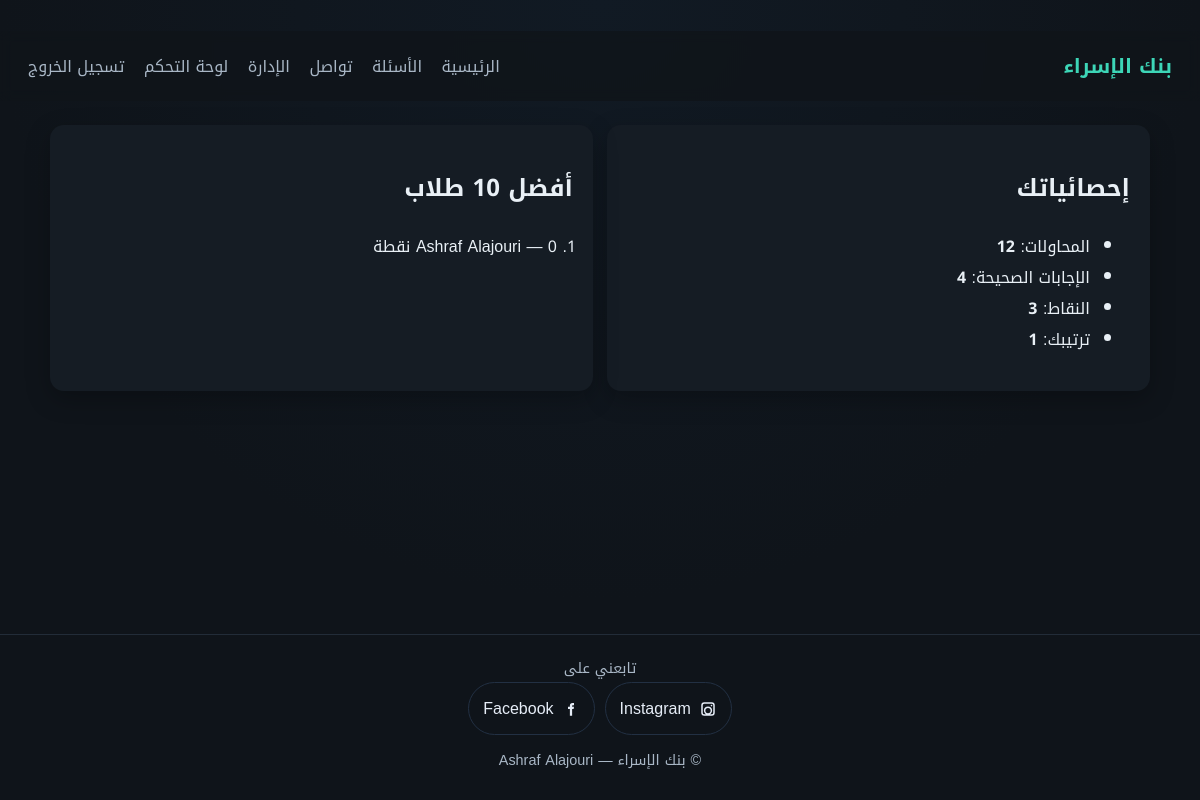
The page /dashboard (signed in) on the database as committed earlier.
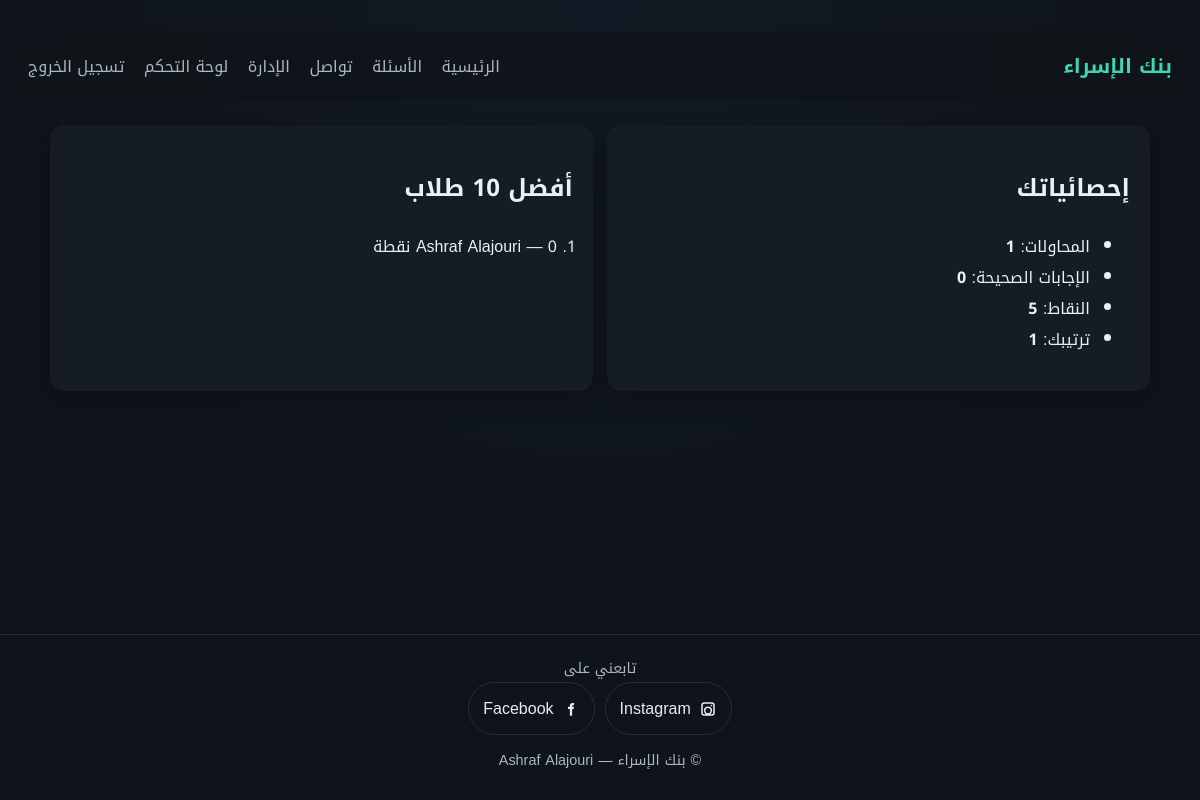
The same page on the database as committed later.
### tables this page shows
CREATE TABLE users (
            id INTEGER PRIMARY KEY AUTOINCREMENT,
            username TEXT UNIQUE NOT NULL,
            full_name TEXT,
            password_hash TEXT NOT NULL,
            role TEXT NOT NULL DEFAULT 'user',
            points INTEGER NOT NULL DEFAULT 0,
            created_at TEXT NOT NULL
        );

### app.py (the view)
@app.get("/dashboard", response_class=HTMLResponse)
def dashboard(request: Request):
    user = require_admin(request)
    if isinstance(user, RedirectResponse):
        return user
    conn = get_db()
    stats = conn.execute(
        "SELECT COUNT(*) as total_attempts, SUM(is_correct) as total_correct FROM attempts WHERE user_id = ?",
        (user["id"],),
    ).fetchone()
    leaderboard = conn.execute(
        "SELECT id, username, full_name, points FROM users WHERE role != 'admin' ORDER BY points DESC, created_at ASC LIMIT 10"
    ).fetchall()
    rank_row = conn.execute(
        "SELECT COUNT(*) + 1 AS rank FROM users WHERE role != 'admin' AND points > ?",
        (user["points"],),
    ).fetchone()
    conn.close()
    return templates.TemplateResponse(
        "dashboard.html",
        {"request": request, "user": user, "stats": stats, "leaderboard": leaderboard, "rank": rank_row["rank"], "flash": request.session.pop("flash", None)},
    )

### templates/dashboard.html
﻿{% set title = "لوحة التحكم" %}
{% extends "base.html" %}
{% block content %}
<section class="grid two">
  <div class="card">
    <h2>إحصائياتك</h2>
    <ul class="stats">
      <li>المحاولات: <strong>{{ stats.total_attempts or 0 }}</strong></li>
      <li>الإجابات الصحيحة: <strong>{{ stats.total_correct or 0 }}</strong></li>
      <li>النقاط: <strong>{{ user.points }}</strong></li>
      <li>ترتيبك: <strong>{{ rank }}</strong></li>
    </ul>
  </div>
  <div class="card">
    <h2>أفضل 10 طلاب</h2>
    <ol class="leaderboard">
      {% for u in leaderboard %}
      <li>{{ u.full_name or u.username }} — {{ u.points }} نقطة</li>
      {% else %}
      <li>لا يوجد بيانات بعد</li>
      {% endfor %}
    </ol>
  </div>
</section>
{% endblock %}

Rows that differ between the two databases and show on the page:
changed users (number 1 of 2 on the later page): points "3" → "5"
Other text that changed with them:
{{ stats.total_attempts or 0 }}: "12" → "1"
{{ stats.total_correct or 0 }}: "4" → "0"
